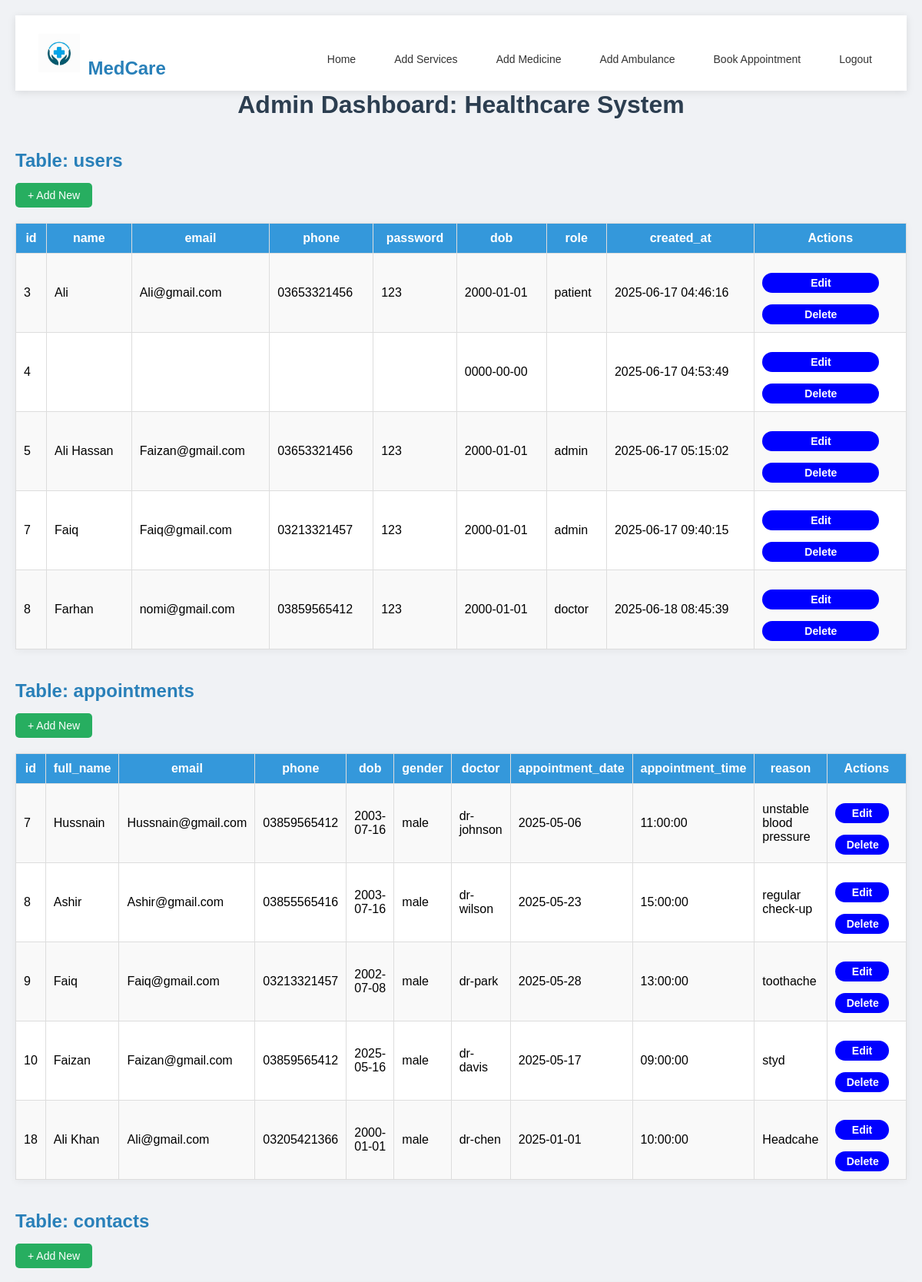
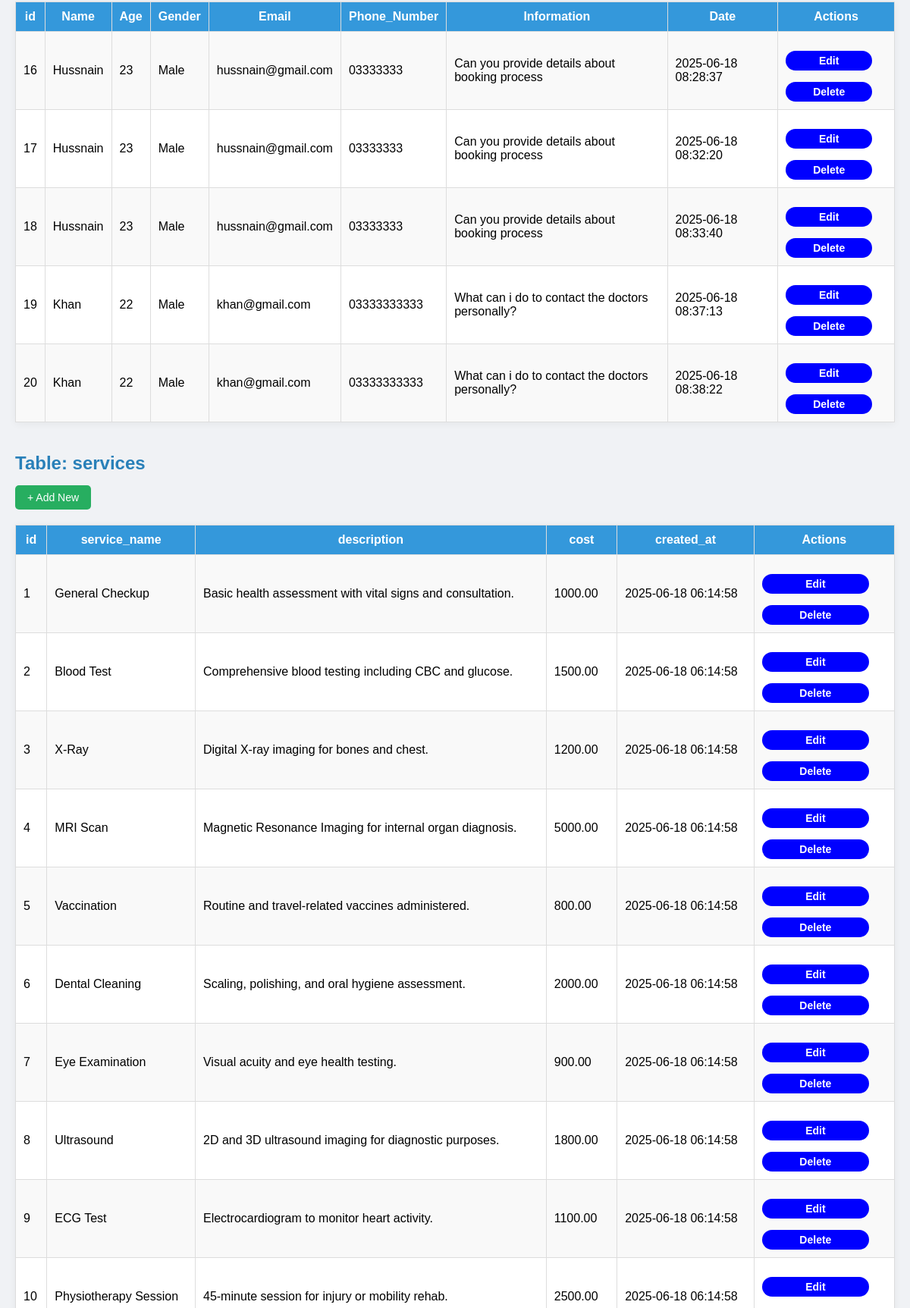
/admin-dashboard.php (signed in, upper part), run on the app's committed database (2 pictures, top to bottom).
### tables this page shows
CREATE TABLE `users` (
  `id` int(11) NOT NULL,
  `name` varchar(100) NOT NULL,
  `email` varchar(100) NOT NULL,
  `phone` varchar(15) DEFAULT NULL,
  `password` varchar(255) NOT NULL,
  `dob` date DEFAULT NULL,
  `role` enum('patient','doctor','admin') NOT NULL,
  `created_at` timestamp NOT NULL DEFAULT current_timestamp()
);

CREATE TABLE `appointments` (
  `id` int(11) NOT NULL,
  `full_name` varchar(100) DEFAULT NULL,
  `email` varchar(100) DEFAULT NULL,
  `phone` varchar(20) DEFAULT NULL,
  `dob` date DEFAULT NULL,
  `gender` varchar(10) DEFAULT NULL,
  `doctor` varchar(100) DEFAULT NULL,
  `appointment_date` date DEFAULT NULL,
  `appointment_time` time DEFAULT NULL,
  `reason` text DEFAULT NULL
);

CREATE TABLE `contacts` (
  `id` int(11) NOT NULL,
  `Name` varchar(100) DEFAULT NULL,
  `Age` int(11) DEFAULT NULL,
  `Gender` varchar(10) DEFAULT NULL,
  `Email` varchar(100) DEFAULT NULL,
  `Phone_Number` varchar(15) DEFAULT NULL,
  `Information` text DEFAULT NULL,
  `Date` timestamp NOT NULL DEFAULT current_timestamp()
);

CREATE TABLE `services` (
  `id` int(11) NOT NULL,
  `service_name` varchar(100) NOT NULL,
  `description` text DEFAULT NULL,
  `cost` decimal(10,2) DEFAULT NULL,
  `created_at` timestamp NOT NULL DEFAULT current_timestamp()
);

### admin-dashboard.php (the view, shortened to what this page needs)
<?php
$server = "localhost";
$username = "root";
$password = "";
$database = "healthcare";
$con = new mysqli($server, $username, $password, $database);
?>
<!DOCTYPE html>
<html>
<head>
    <link rel="stylesheet" href="loginstyle.css">
</head>
<body>
<header>
    <div class="container">
        <div class="logo">
            <img src="images/logo.jfif" alt="Logo">
            <h2>MedCare</h2>
        </div>
        <nav>
            <ul>
                <li><a href="index.html">Home</a></li>
                <li><a href="add_service.php">Add Services</a></li>
                <li><a href="add_medicine.php">Add Medicine</a></li>
                <li><a href="add_ambulance.php">Add Ambulance</a></li>
                <li><a href="booking.html">Book Appointment</a></li>
                <li><a href="logout.php">Logout</a></li>
            </ul>
        </nav>
    </div>
</header>
<main>
    <h1>Admin Dashboard: Healthcare System</h1>
    <?php
    $tables = ['users', 'appointments', 'contacts', 'services', 'ambulance_vehicles', 'pharmacy'];
    foreach ($tables as $tableName) {
        echo "<h2>Table: $tableName</h2>";
        echo "<a class='add-btn' href='add.php?table=$tableName'>+ Add New</a>";
        $result = $con->query("SELECT * FROM `$tableName`");
        if ($result && $result->num_rows > 0) {
            echo "<table>";
            $fields = $result->fetch_fields();
            echo "<tr>";
            foreach ($fields as $field) {
                echo "<th>{$field->name}</th>";
            }
            echo "<th>Actions</th></tr>";
            while ($row = $result->fetch_assoc()) {
                echo "<tr>";
                foreach ($row as $data) {
                    echo "<td>" . htmlspecialchars($data) . "</td>";
                }
                $id = $row['id'];
                echo "<td class='actions'>
                <a href='edit.php?table=$tableName&id=$id' style='display: inline-block;
    background-color: blue;
    color: white;
    padding: 5px 15px;
    border: none;
    border-radius: 15px;
    text-decoration: none;
    font-size: 14px;
    cursor: pointer;
    width: 86%;
'>Edit</a>
<a href='delete.php?table=$tableName&id=$id' onclick='return confirm(\"Are you sure you want to delete?\")' style='display: inline-block;
    background-color: blue;
    color: white;
    padding: 5px 15px;
    border: none;
    border-radius: 15px;
    text-decoration: none;
    font-size: 14px;
    cursor: pointer;
    width: 86%;'>Delete</a>
                </td></tr>";
            }
            echo "</table>";
        } else {
            echo "<p>No records found in <strong>$tableName</strong>.</p>";
        }
    }
    ?>
</main>
</body>
</html>

### loginstyle.css (style rules this page uses)
:root { --primary: #2979ff; --text: #333; --white: #ffffff; }
* { margin: 0; padding: 0; box-sizing: border-box; }
body { font-family: Arial, sans-serif; background-color: #f2f6fc; display: flex; flex-direction: column; min-height: 100vh; }
header { background: var(--white); box-shadow: 0 2px 10px rgba(0,0,0,0.1); position: sticky; top: 0; z-index: 100; width: 100%; }
header .container { display: flex; justify-content: space-between; align-items: center; padding: 15px 30px; }
.logo { display: flex; align-items: center; gap: 10px; }
.logo img { height: 50px; }
nav ul { display: flex; list-style: none; gap: 20px; }
nav ul li a { text-decoration: none; color: var(--text); padding: 10px 15px; font-weight: 500; transition: color 0.3s; }
a { text-decoration: none; color: #2979ff; text-align: center; font-size: 14px; }
a { text-decoration: none; color: var(--primary); display: block; margin-top: 15px; }

### admin-dashboard.php (style rules this page uses)
body { font-family: Arial, sans-serif; background: #f0f2f5; padding: 20px; margin: 0; }
h1 { text-align: center; color: #2c3e50; margin-bottom: 30px; }
h2 { color: #2980b9; margin-top: 40px; }
.add-btn { background: #27ae60; color: white; padding: 8px 16px; border: none; text-decoration: none; border-radius: 5px; margin-bottom: 10px; display: inline-block; }
table { border-collapse: collapse; width: 100%; margin-top: 10px; background: #fff; box-shadow: 0 2px 10px rgba(0,0,0,0.05); }
th, td { padding: 10px; border: 1px solid #ddd; }
th { background: #3498db; color: white; }
tr:nth-child(even) { background: #f9f9f9; }
.actions a { color: #2980b9; text-decoration: none; font-weight: bold; margin-right: 10px; }

### data on the page
users: id "3", name "Ali", email "Ali@gmail.com", phone "03653321456", password "123", dob "2000-01-01", role "patient", created_at "2025-06-17 04:46:16"
users: id "4", dob "0000-00-00", created_at "2025-06-17 04:53:49"
users: id "5", name "Ali Hassan", email "Faizan@gmail.com", phone "03653321456", password "123", dob "2000-01-01", role "admin", created_at "2025-06-17 05:15:02"
users: id "7", name "Faiq", email "Faiq@gmail.com", phone "03213321457", password "123", dob "2000-01-01", role "admin", created_at "2025-06-17 09:40:15"
users: id "8", name "Farhan", email "nomi@gmail.com", phone "03859565412", password "123", dob "2000-01-01", role "doctor", created_at "2025-06-18 08:45:39"
appointments: id "7", full_name "Hussnain", email "Hussnain@gmail.com", phone "03859565412", dob "2003-07-16", gender "male", doctor "dr-johnson", appointment_date "2025-05-06", appointment_time "11:00:00", reason "unstable blood pressure"
appointments: id "8", full_name "Ashir", email "Ashir@gmail.com", phone "03855565416", dob "2003-07-16", gender "male", doctor "dr-wilson", appointment_date "2025-05-23", appointment_time "15:00:00", reason "regular check-up"
appointments: id "9", full_name "Faiq", email "Faiq@gmail.com", phone "03213321457", dob "2002-07-08", gender "male", doctor "dr-park", appointment_date "2025-05-28", appointment_time "13:00:00", reason "toothache"
appointments: id "10", full_name "Faizan", email "Faizan@gmail.com", phone "03859565412", dob "2025-05-16", gender "male", doctor "dr-davis", appointment_date "2025-05-17", appointment_time "09:00:00", reason "styd"
appointments: id "18", full_name "Ali Khan", email "Ali@gmail.com", phone "03205421366", dob "2000-01-01", gender "male", doctor "dr-chen", appointment_date "2025-01-01", appointment_time "10:00:00", reason "Headcahe"
contacts: id "16", Name "Hussnain", Age "23", Gender "Male", Email "hussnain@gmail.com", Phone_Number "03333333", Information "Can you provide details about booking process", Date "2025-06-18 08:28:37"
contacts: id "17", Name "Hussnain", Age "23", Gender "Male", Email "hussnain@gmail.com", Phone_Number "03333333", Information "Can you provide details about booking process", Date "2025-06-18 08:32:20"
contacts: id "18", Name "Hussnain", Age "23", Gender "Male", Email "hussnain@gmail.com", Phone_Number "03333333", Information "Can you provide details about booking process", Date "2025-06-18 08:33:40"
contacts: id "19", Name "Khan", Age "22", Gender "Male", Email "khan@gmail.com", Phone_Number "03333333333", Information "What can i do to contact the doctors personally?", Date "2025-06-18 08:37:13"
contacts: id "20", Name "Khan", Age "22", Gender "Male", Email "khan@gmail.com", Phone_Number "03333333333", Information "What can i do to contact the doctors personally?", Date "2025-06-18 08:38:22"
services: id "1", service_name "General Checkup", description "Basic health assessment with vital signs and consultation.", cost "1000.00", created_at "2025-06-18 06:14:58"
services: id "2", service_name "Blood Test", description "Comprehensive blood testing including CBC and glucose.", cost "1500.00", created_at "2025-06-18 06:14:58"
services: id "3", service_name "X-Ray", description "Digital X-ray imaging for bones and chest.", cost "1200.00", created_at "2025-06-18 06:14:58"
services: id "4", service_name "MRI Scan", description "Magnetic Resonance Imaging for internal organ diagnosis.", cost "5000.00", created_at "2025-06-18 06:14:58"
services: id "5", service_name "Vaccination", description "Routine and travel-related vaccines administered.", cost "800.00", created_at "2025-06-18 06:14:58"
services: id "6", service_name "Dental Cleaning", description "Scaling, polishing, and oral hygiene assessment.", cost "2000.00", created_at "2025-06-18 06:14:58"
services: id "7", service_name "Eye Examination", description "Visual acuity and eye health testing.", cost "900.00", created_at "2025-06-18 06:14:58"
services: id "8", service_name "Ultrasound", description "2D and 3D ultrasound imaging for diagnostic purposes.", cost "1800.00", created_at "2025-06-18 06:14:58"
services: id "9", service_name "ECG Test", description "Electrocardiogram to monitor heart activity.", cost "1100.00", created_at "2025-06-18 06:14:58"
services: id "10", service_name "Physiotherapy Session", description "45-minute session for injury or mobility rehab.", cost "2500.00", created_at "2025-06-18 06:14:58"

### other printed values
$tableName "users"
$field->name "id"
$field->name "name"
$field->name "email"
$field->name "phone"
$field->name "password"
$field->name "dob"
$field->name "role"
$field->name "created_at"
$tableName "appointments"
$field->name "full_name"
$field->name "gender"
$field->name "doctor"
$field->name "appointment_date"
$field->name "appointment_time"
